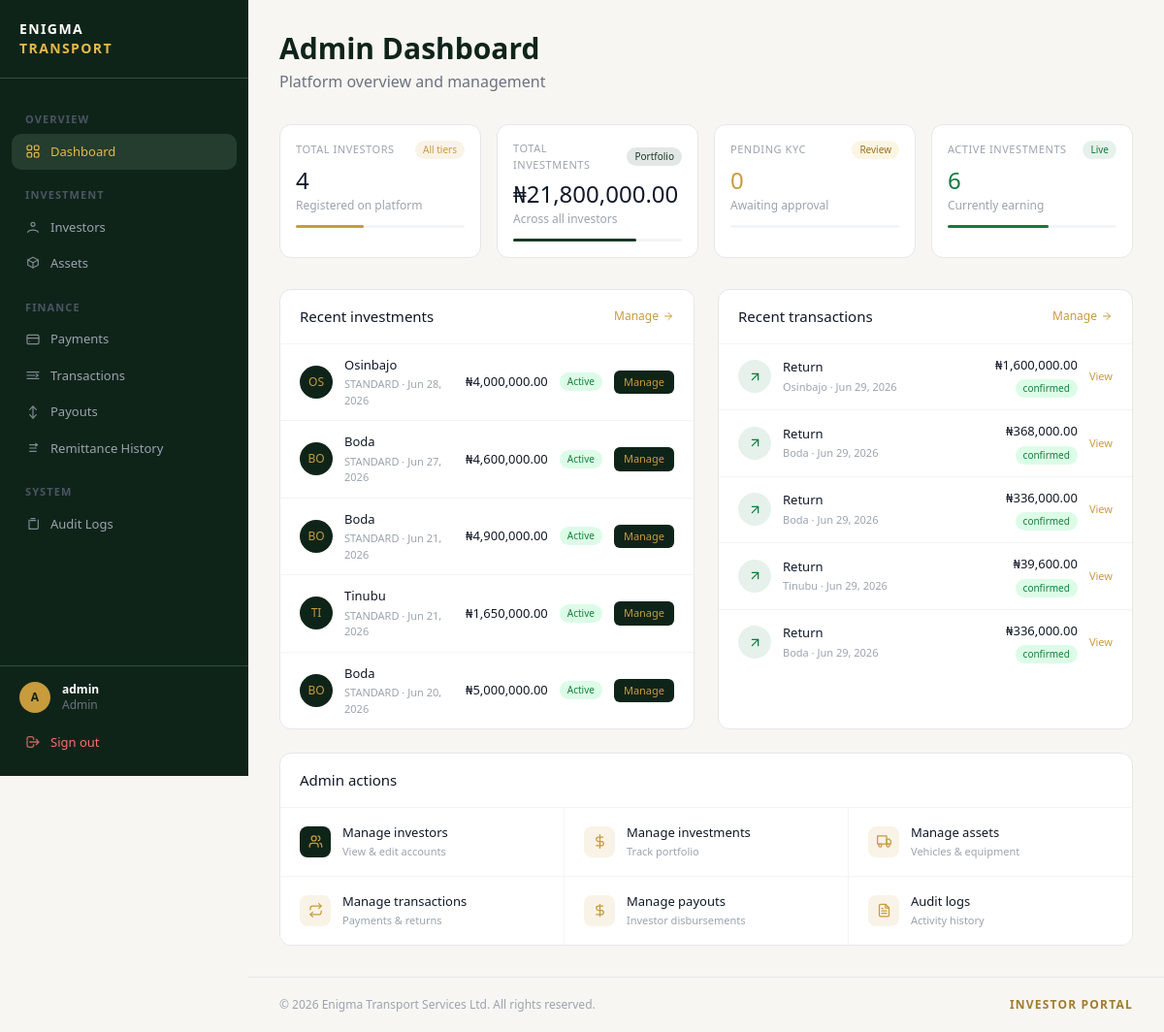
Page /accounts/dashboard/admin/ (signed in) on the earlier database version.
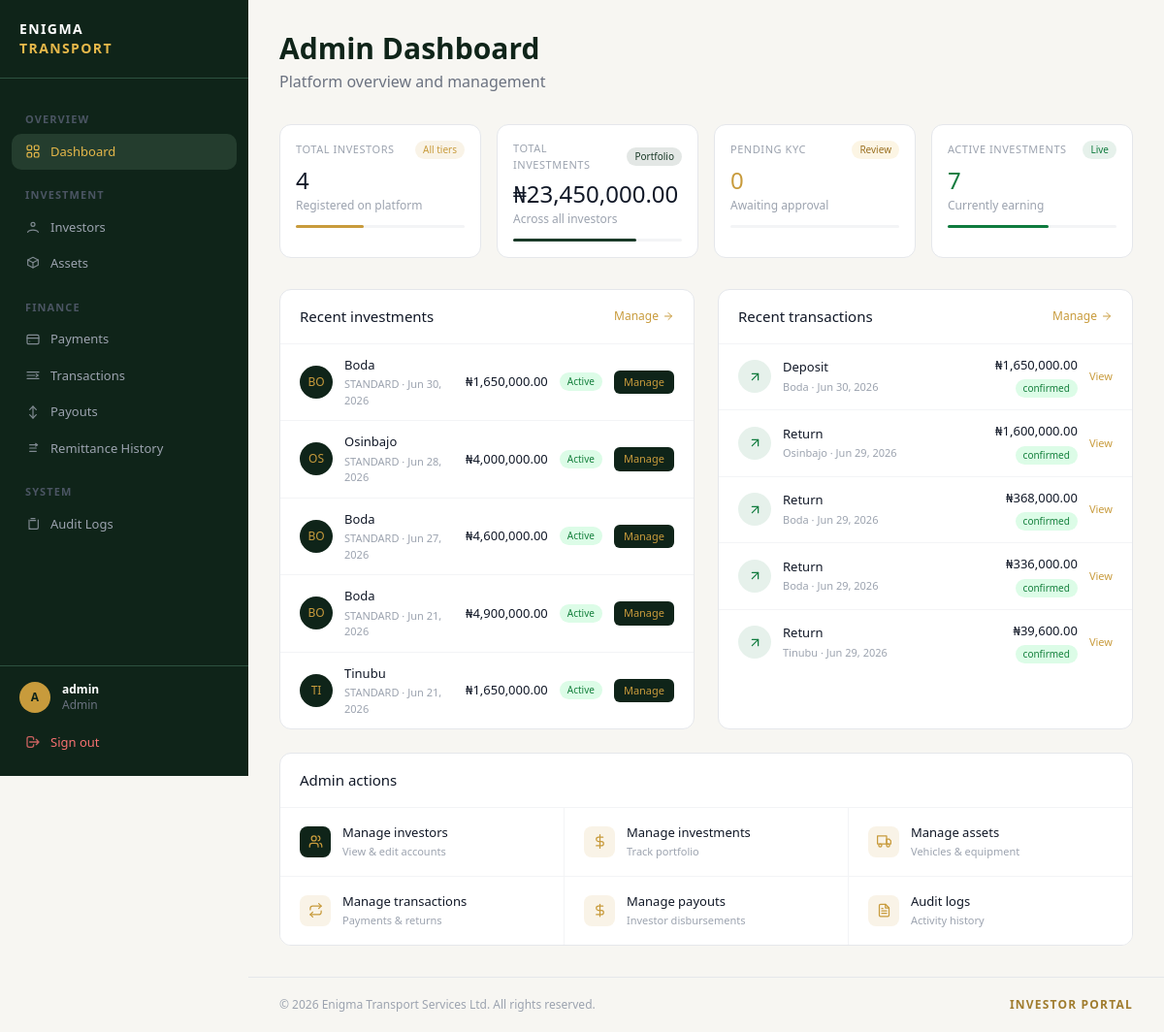
Same page on the later database version.
### investments/models.py (models this page shows, shortened)
class Investment(models.Model):
    STATUS_CHOICES = (
        ('pending', 'Pending'),
        ('awaiting_payment', 'Awaiting Payment'),
        ('active', 'Active'),
        ('completed', 'Completed'),
        ('cancelled', 'Cancelled'),
    )
    FREQUENCY_CHOICES = (
        ('weekly', 'Weekly'),
        ('monthly', 'Monthly'),
    )
    investor = models.ForeignKey(
        InvestorProfile,
        on_delete=models.CASCADE,
        related_name='investments'
    )
    tier = models.ForeignKey(
        InvestmentTier,
        on_delete=models.PROTECT
    )
    number_of_assets = models.PositiveIntegerField(default=0)
    investment_amount = models.DecimalField(
        max_digits=15, decimal_places=2, default=0
    )
    status = models.CharField(
        max_length=20, choices=STATUS_CHOICES, default='pending'
    )
    payout_frequency = models.CharField(
        max_length=20, choices=FREQUENCY_CHOICES, default='monthly'
    )
    duration_weeks = models.PositiveIntegerField(null=True, blank=True)
    duration_months = models.PositiveIntegerField(null=True, blank=True)
    start_date = models.DateField(null=True, blank=True)
    end_date = models.DateField(null=True, blank=True)
    service_charge = models.DecimalField(max_digits=15, decimal_places=2, default=0)
    management_fee = models.DecimalField(max_digits=15, decimal_places=2, default=0)
    asset_type = models.CharField(max_length=100, blank=True)
    quantity = models.PositiveIntegerField(default=1)
    created_at = models.DateTimeField(auto_now_add=True)

class InvestmentTier(models.Model):
    name = models.CharField(max_length=100)
    minimum_assets = models.PositiveIntegerField()
    maximum_assets = models.PositiveIntegerField()
    minimum_investment = models.DecimalField(max_digits=15, decimal_places=2)
    return_rate = models.DecimalField(max_digits=5, decimal_places=2)
    active = models.BooleanField(default=True)
    created_at = models.DateTimeField(auto_now_add=True)

### investors/models.py (models this page shows, shortened)
class InvestorProfile(models.Model):
    user = models.OneToOneField(
        settings.AUTH_USER_MODEL, on_delete=models.CASCADE
    )
    phone_number = models.CharField(max_length=20, blank=True, default='')
    bank_name = models.CharField(max_length=100, blank=True, default='')
    account_number = models.CharField(max_length=20, blank=True, default='')
    account_name = models.CharField(max_length=200, blank=True, default='')
    kyc_verified = models.BooleanField(default=False)
    created_at = models.DateTimeField(auto_now_add=True)

### accounts/models.py (models this page shows, shortened)
class User(AbstractUser):
    ROLE_CHOICES = (
        ('admin', 'Admin'),
        ('investor', 'Investor'),
    )
    role = models.CharField(max_length=20, choices=ROLE_CHOICES, default='investor')
    email = models.EmailField(unique=True)  # ← add this
    created_at = models.DateTimeField(auto_now_add=True)

### transactions/models.py (models this page shows, shortened)
class Transaction(models.Model):
    TYPE_CHOICES = (
        ('deposit', 'Deposit'),
        ('withdrawal', 'Withdrawal'),
        ('return', 'Return'),
        ('payout', 'Payout'),
    )
    STATUS_CHOICES = (
        ('pending', 'Pending'),
        ('confirmed', 'Confirmed'),
        ('failed', 'Failed'),
    )
    investment = models.ForeignKey(
        'investments.Investment',
        on_delete=models.CASCADE,
        related_name='transactions'
    )
    transaction_type = models.CharField(max_length=20, choices=TYPE_CHOICES)
    amount = models.DecimalField(max_digits=15, decimal_places=2)
    status = models.CharField(max_length=20, choices=STATUS_CHOICES, default='pending')
    reference = models.CharField(max_length=100, unique=True, blank=True, null=True)
    created_at = models.DateTimeField(auto_now_add=True)

### accounts/views.py (the view)
# urls.py: path('dashboard/admin/', views.admin_dashboard_view, name='admin_dashboard'),
@login_required
def admin_dashboard_view(request):
    if request.user.role != 'admin':
        return redirect('investor_dashboard')
    from decimal import Decimal
    from django.db.models import Sum
    from investors.models import InvestorProfile
    from investments.models import Investment
    from transactions.models import Transaction
    total_investment_amount = Investment.objects.exclude(status='cancelled').aggregate(
        total=Sum('investment_amount')
    )['total'] or Decimal('0')
    context = {
        'total_investors': InvestorProfile.objects.count(),
        'total_investments': total_investment_amount,
        'pending_kyc': InvestorProfile.objects.filter(kyc_verified=False).count(),
        'active_investments': Investment.objects.filter(status='active').count(),
        'recent_investments': Investment.objects.order_by('-created_at')[:5],
        'recent_transactions': Transaction.objects.order_by('-created_at')[:5],
    }
    return render(request, 'accounts/admin_dashboard.html', context)

### templates/accounts/admin_dashboard.html (shortened to what the changed rows need)
{% extends 'base.html' %}
{% load humanize %}
{% block dashboard_content %}
<div class="mb-8">
    <h1 class="text-3xl font-bold text-[#0f2419]">Admin Dashboard</h1>
</div>
<div class="grid grid-cols-1 sm:grid-cols-2 lg:grid-cols-4 gap-4 mb-8">
  <div class="bg-white border border-gray-200 rounded-xl p-4">
    <div class="flex items-center justify-between mb-2.5">
      <span class="text-[11px] text-gray-400 uppercase tracking-wider">Total investments</span>
      <span class="text-[10px] font-medium px-2 py-0.5 rounded-full" style="background:rgba(26,58,40,0.12);color:#1a3a28;">Portfolio</span>
    </div>
    <div class="text-2xl font-medium text-gray-900 leading-none">₦{{ total_investments|floatformat:2|intcomma }}</div>
    <div class="text-xs text-gray-400 mt-1.5">Across all investors</div>
    <div class="h-[3px] rounded-full bg-gray-100 mt-3">
      <div class="h-full rounded-full" style="width:73%;background:#1a3a28;"></div>
    </div>
  </div>
  <div class="bg-white border border-gray-200 rounded-xl p-4">
    <div class="flex items-center justify-between mb-2.5">
      <span class="text-[11px] text-gray-400 uppercase tracking-wider">Active investments</span>
      <span class="text-[10px] font-medium px-2 py-0.5 rounded-full" style="background:rgba(15,123,62,0.1);color:#0f7b3e;">Live</span>
    </div>
    <div class="text-2xl font-medium leading-none" style="color:#0f7b3e;">{{ active_investments }}</div>
    <div class="text-xs text-gray-400 mt-1.5">Currently earning</div>
    <div class="h-[3px] rounded-full bg-gray-100 mt-3">
      <div class="h-full rounded-full" style="width:60%;background:#0f7b3e;"></div>
    </div>
  </div>
</div>
{% load humanize %}
<div class="grid grid-cols-1 md:grid-cols-2 gap-6 mb-6">
    <div class="bg-white rounded-xl border border-gray-200 overflow-hidden">
        <div class="flex justify-between items-center px-5 py-4 border-b border-gray-100">
            <h2 class="text-[15px] font-medium text-gray-900">Recent investments</h2>
        </div>
        {% if recent_investments %}
            {% for investment in recent_investments %}
            <div class="flex items-center gap-3 px-5 py-3 border-b border-gray-100 last:border-b-0">
                <div class="w-[34px] h-[34px] rounded-full flex items-center justify-center text-xs font-medium flex-shrink-0" style="background:#0f2419;color:#c89b3c;">
                    {{ investment.investor.user.username|slice:":2"|upper }}
                </div>
                <div class="flex-1 min-w-0">
                    <div class="text-[13px] font-medium text-gray-900 truncate">{{ investment.investor.user.username }}</div>
                    <div class="text-[11px] text-gray-400 mt-0.5">{{ investment.tier.name|upper }} · {{ investment.created_at|date:"M d, Y" }}</div>
                </div>
                <div class="text-[13px] font-medium text-gray-900 whitespace-nowrap">₦{{ investment.investment_amount|floatformat:2|intcomma }}</div>
                <span class="text-[10px] font-medium px-2 py-0.5 rounded-full whitespace-nowrap
                    {% if investment.status == 'active' %}bg-green-100 text-green-700
                    {% elif investment.status == 'pending' %}bg-yellow-100 text-yellow-700
                    {% elif investment.status == 'completed' %}bg-blue-100 text-blue-700
                    {% else %}bg-red-100 text-red-700{% endif %}">
                    {{ investment.get_status_display }}
                </span>
                <a href="{% url 'manage_investment' investment.pk %}" class="text-[11px] font-medium px-2.5 py-1 rounded-md whitespace-nowrap" style="background:#0f2419;color:#c89b3c;">Manage</a>
            </div>
            {% endfor %}
        {% else %}
            <p class="text-gray-400 text-sm text-center py-8">No investments yet.</p>
        {% endif %}
    </div>
    <div class="bg-white rounded-xl border border-gray-200 overflow-hidden">
        <div class="flex justify-between items-center px-5 py-4 border-b border-gray-100">
            <h2 class="text-[15px] font-medium text-gray-900">Recent transactions</h2>
        </div>
        {% if recent_transactions %}
            {% for tx in recent_transactions %}
            <div class="flex items-center gap-3 px-5 py-3 border-b border-gray-100 last:border-b-0">
                <div class="w-[34px] h-[34px] rounded-full flex items-center justify-center flex-shrink-0" style="background:rgba(15,123,62,0.1);color:#0f7b3e;">
                    <svg xmlns="http://www.w3.org/2000/svg" width="15" height="15" viewBox="0 0 24 24" fill="none" stroke="currentColor" stroke-width="2" stroke-linecap="round" stroke-linejoin="round"><path d="M7 17L17 7"/><path d="M7 7h10v10"/></svg>
                </div>
                <div class="flex-1 min-w-0">
                    <div class="text-[13px] font-medium text-gray-900 capitalize truncate">{{ tx.transaction_type }}</div>
                    <div class="text-[11px] text-gray-400 mt-0.5">{{ tx.investment.investor.user.username }} · {{ tx.created_at|date:"M d, Y" }}</div>
                </div>
                <div class="text-right">
                    <div class="text-[13px] font-medium text-gray-900 whitespace-nowrap">₦{{ tx.amount|floatformat:2|intcomma }}</div>
                    <span class="text-[10px] font-medium px-2 py-0.5 rounded-full inline-block mt-0.5 whitespace-nowrap
                        {% if tx.status == 'confirmed' %}bg-green-100 text-green-700
                        {% elif tx.status == 'pending' %}bg-yellow-100 text-yellow-700
                        {% else %}bg-red-100 text-red-700{% endif %}">
                        {{ tx.status }}
                    </span>
                </div>
                <a href="{% url 'admin_transaction_list' %}" class="text-[11px] whitespace-nowrap" style="color:#c89b3c;">View</a>
            </div>
            {% endfor %}
        {% else %}
            <p class="text-gray-400 text-sm text-center py-8">No transactions yet.</p>
        {% endif %}
    </div>
</div>
<div class="bg-white rounded-xl border border-gray-200 overflow-hidden">
    <div class="px-5 py-4 border-b border-gray-100">
        <h2 class="text-[15px] font-medium text-gray-900">Admin actions</h2>
    </div>
</div>
{% endblock %}

Differences in the rows shown:
no longer on this page (row unchanged): Investment: investor.user.username "BO", investor.user.username "Boda", tier.name "STANDARD", created_at "Jun 20, 2026", investment_amount "5,000,000.00", status "Active"
no longer on this page (row unchanged): Transaction: transaction_type "Return", investment.investor.user.username "Boda", created_at "Jun 29, 2026", amount "336,000.00", status "confirmed"
added Investment: investor.user.username "BO", investor.user.username "Boda", tier.name "STANDARD", created_at "Jun 30, 2026", investment_amount "1,650,000.00", status "Active"
added Transaction: transaction_type "Deposit", investment.investor.user.username "Boda", created_at "Jun 30, 2026", amount "1,650,000.00", status "confirmed"
Other differences:
{{ total_investments|floatformat:2|intcomma }}: "21,800,000.00" → "23,450,000.00"
{{ active_investments }}: "6" → "7"
